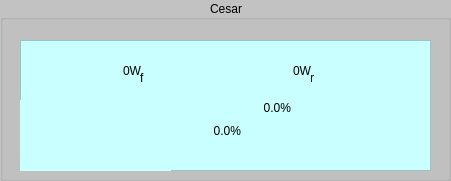
   <widget class="QGroupBox" name="gbCesar">
    <property name="geometry">
     <rect>
      <x>10</x>
      <y>40</y>
      <width>451</width>
      <height>181</height>
     </rect>
    </property>
    <property name="styleSheet">
     <string notr="true">background-color: rgb(194, 194, 194);
color: rgb(0, 0, 0);
font: 87 10pt &quot;Arial Black&quot;;</string>
    </property>
    <property name="title">
     <string>Cesar</string>
    </property>
    <property name="alignment">
     <set>Qt::AlignCenter</set>
    </property>
    <property name="flat">
     <bool>false</bool>
    </property>
    <widget class="QFrame" name="frmCesarScreen">
     <property name="geometry">
      <rect>
       <x>20</x>
       <y>40</y>
       <width>411</width>
       <height>131</height>
      </rect>
     </property>
     <property name="styleSheet">
      <string notr="true">background-color: rgb(201, 255, 255);</string>
     </property>
     <property name="frameShape">
      <enum>QFrame::StyledPanel</enum>
     </property>
     <property name="frameShadow">
      <enum>QFrame::Raised</enum>
     </property>
     <widget class="QLabel" name="lblCesarFwdPwr">
      <property name="geometry">
       <rect>
        <x>50</x>
        <y>10</y>
        <width>71</width>
        <height>41</height>
       </rect>
      </property>
      <property name="styleSheet">
       <string notr="true">font: 28pt &quot;Lucida Sans Typewriter&quot;;
color: rgb(0, 0, 0);</string>
      </property>
      <property name="text">
       <string>0W</string>
      </property>
      <property name="alignment">
       <set>Qt::AlignRight|Qt::AlignTrailing|Qt::AlignVCenter</set>
      </property>
     </widget>
     <widget class="QLabel" name="lblCesarRegMode">
      <property name="geometry">
       <rect>
        <x>120</x>
        <y>30</y>
        <width>31</width>
        <height>16</height>
       </rect>
      </property>
      <property name="styleSheet">
       <string notr="true">font: 10pt &quot;Lucida Sans Typewriter&quot;;
color: rgb(0, 0, 0);</string>
      </property>
      <property name="text">
       <string>f</string>
      </property>
      <property name="alignment">
       <set>Qt::AlignLeading|Qt::AlignLeft|Qt::AlignVCenter</set>
      </property>
     </widget>
     <widget class="QLabel" name="lblCesaRefIndicator">
      <property name="geometry">
       <rect>
        <x>290</x>
        <y>30</y>
        <width>16</width>
        <height>16</height>
       </rect>
      </property>
      <property name="styleSheet">
       <string notr="true">font: 10pt &quot;Lucida Sans Typewriter&quot;;
color: rgb(0, 0, 0);</string>
      </property>
      <property name="text">
       <string>r</string>
      </property>
      <property name="alignment">
       <set>Qt::AlignLeading|Qt::AlignLeft|Qt::AlignVCenter</set>
      </property>
     </widget>
     <widget class="QLabel" name="lblCesarRefPwr">
      <property name="geometry">
       <rect>
        <x>160</x>
        <y>10</y>
        <width>131</width>
        <height>41</height>
       </rect>
      </property>
      <property name="styleSheet">
       <string notr="true">font: 28pt &quot;Lucida Sans Typewriter&quot;;
color: rgb(0, 0, 0);</string>
      </property>
      <property name="text">
       <string>0W</string>
      </property>
      <property name="alignment">
       <set>Qt::AlignRight|Qt::AlignTrailing|Qt::AlignVCenter</set>
      </property>
     </widget>
     <widget class="QLabel" name="lblCesarRamp">
      <property name="geometry">
       <rect>
        <x>0</x>
        <y>60</y>
        <width>151</width>
        <height>71</height>
       </rect>
      </property>
      <property name="autoFillBackground">
       <bool>false</bool>
      </property>
      <property name="styleSheet">
       <string notr="true">image: url(:/images/images/Cesar_ramp.png);</string>
      </property>
      <property name="text">
       <string/>
      </property>
      <property name="scaledContents">
       <bool>false</bool>
      </property>
      <property name="alignment">
       <set>Qt::AlignCenter</set>
      </property>
     </widget>
     <widget class="QLabel" name="lblCesarRamp_2">
      <property name="geometry">
       <rect>
        <x>210</x>
        <y>60</y>
        <width>121</width>
        <height>61</height>
       </rect>
      </property>
      <property name="autoFillBackground">
       <bool>false</bool>
      </property>
      <property name="styleSheet">
       <string notr="true">image: url(:/images/images/Cesar_capdiagram.png);</string>
      </property>
      <property name="text">
       <string/>
      </property>
      <property name="scaledContents">
       <bool>false</bool>
      </property>
      <property name="alignment">
       <set>Qt::AlignCenter</set>
      </property>
     </widget>
     <widget class="QLabel" name="lblCesarLoadCap">
      <property name="geometry">
       <rect>
        <x>170</x>
        <y>80</y>
        <width>51</width>
        <height>21</height>
       </rect>
      </property>
      <property name="styleSheet">
       <string notr="true">font: 11pt &quot;Lucida Sans Typewriter&quot;;
color: rgb(0, 0, 0);</string>
      </property>
      <property name="text">
       <string>0.0%</string>
      </property>
      <property name="alignment">
       <set>Qt::AlignRight|Qt::AlignTrailing|Qt::AlignVCenter</set>
      </property>
     </widget>
     <widget class="QLabel" name="lblCesarTuneCap">
      <property name="geometry">
       <rect>
        <x>220</x>
        <y>60</y>
        <width>51</width>
        <height>16</height>
       </rect>
      </property>
      <property name="autoFillBackground">
       <bool>false</bool>
      </property>
      <property name="styleSheet">
       <string notr="true">font: 11pt &quot;Lucida Sans Typewriter&quot;;
color: rgb(0, 0, 0);</string>
      </property>
      <property name="text">
       <string>0.0%</string>
      </property>
      <property name="alignment">
       <set>Qt::AlignRight|Qt::AlignTrailing|Qt::AlignVCenter</set>
      </property>
     </widget>
    </widget>
   </widget>
